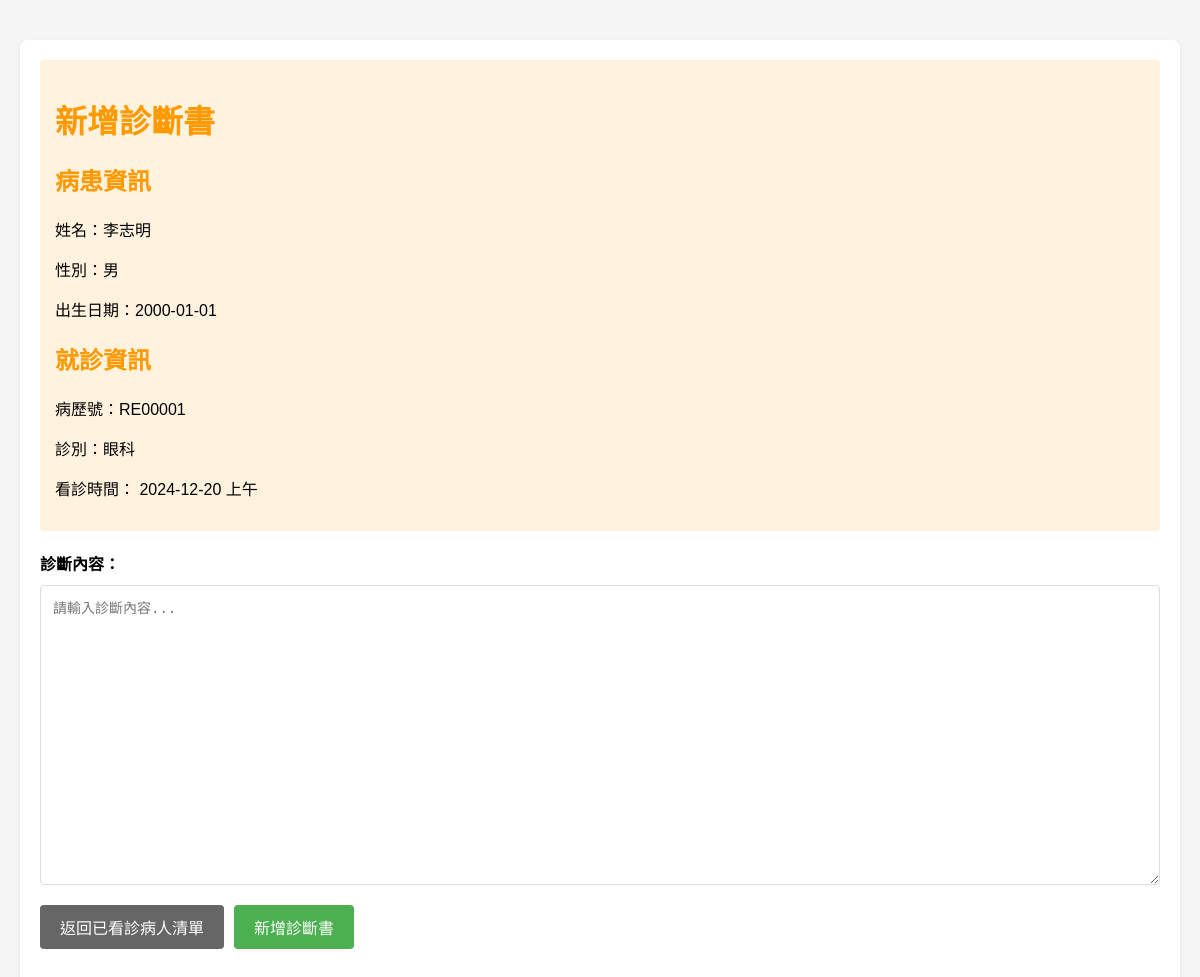
Screenshot of /php/doctor/add_certificate.php?record_id=RE00001 (signed in) with the database file from the repository.
### tables this page shows
CREATE TABLE `medical_record` (
  `record_id` char(7) NOT NULL,
  `patient_id` char(7) NOT NULL,
  `clinic_id` char(7) NOT NULL
);

CREATE TABLE `person` (
  `person_id` char(7) NOT NULL,
  `last_name` varchar(20) NOT NULL,
  `first_name` varchar(20) NOT NULL,
  `id_card` char(10) NOT NULL,
  `password` varchar(255) NOT NULL,
  `phone` varchar(20) NOT NULL,
  `address` varchar(100) DEFAULT NULL,
  `gender` enum('M','F') NOT NULL,
  `birthday` date NOT NULL
);

CREATE TABLE `department` (
  `department_id` char(7) NOT NULL,
  `department_name` varchar(50) NOT NULL
);

CREATE TABLE `clinic` (
  `clinic_id` char(7) NOT NULL,
  `clinic_date` date NOT NULL,
  `period` enum('morning','afternoon','evening') NOT NULL,
  `department_id` char(7) NOT NULL,
  `location` varchar(100) DEFAULT NULL,
  `doctor_id` char(7) NOT NULL
);

### php/doctor/add_certificate.php (the view, shortened to what this page needs)
<?php
require_once '../common/db_conn.php';
$record_id = $_GET['record_id'];
try {
    $stmt = $db->prepare("
        SELECT mr.record_id, mr.clinic_id, c.clinic_date, c.period,
               p.last_name, p.first_name, p.gender, p.birthday,
               d.department_name
        FROM medical_record mr
        JOIN clinic c ON mr.clinic_id = c.clinic_id
        JOIN patient pt ON mr.patient_id = pt.person_id
        JOIN person p ON pt.person_id = p.person_id
        JOIN department d ON c.department_id = d.department_id
        WHERE mr.record_id = ? AND c.doctor_id = ?
    ");
    $stmt->execute([$record_id, $_SESSION['user_id']]);
    $record = $stmt->fetch();
} catch (Exception $e) {
    $error_message = $e->getMessage();
}
function getPeriodText($period) {
    switch ($period) {
        case 'morning': return '上午';
    }
}
?>
<!DOCTYPE html>
<html lang="zh-Hant">
<head>
    <link rel="stylesheet" href="./asset/add_certificate.css">
</head>
<body>
    <div class="container">
        <?php if (isset($record)): ?>
            <div class="record-info">
                <h1>新增診斷書</h1>
                <h2>病患資訊</h2>
                <p>姓名：<?php echo htmlspecialchars($record['last_name'] . $record['first_name']); ?></p>
                <p>性別：<?php echo $record['gender'] === NULL ? '-' : ($record['gender'] === 'M' ? '男' : '女'); ?></p>
                <p>出生日期：<?php echo htmlspecialchars($record['birthday']); ?></p>
                <h2>就診資訊</h2>
                <p>病歷號：<?php echo htmlspecialchars($record['record_id']); ?></p>
                <p>診別：<?php echo htmlspecialchars($record['department_name']); ?></p>
                <p>
                    看診時間：
                    <?php
                    echo htmlspecialchars($record['clinic_date']) . ' ' .
                         htmlspecialchars(getPeriodText($record['period']));
                    ?>
                </p>
            </div>
            <form method="post">
                <div class="form-group">
                    <label for="prescription">診斷內容：</label>
                    <textarea id="prescription" name="prescription" required
                              placeholder="請輸入診斷內容..."></textarea>
                </div>
                <div class="button-group">
                    <a href="patient_list.php?clinic_id=<?php echo $record['clinic_id']; ?>"
                       class="button back-btn">返回已看診病人清單</a>
                    <button type="submit" class="button submit-btn">新增診斷書</button>
                </div>
            </form>
        <?php endif; ?>
    </div>
</body>
</html>

### php/doctor/asset/add_certificate.css (style rules this page uses)
body { font-family: Arial, sans-serif; max-width: 1200px; margin: 20px auto; padding: 20px; background-color: #f5f5f5; }
.container { background: white; padding: 20px; border-radius: 8px; box-shadow: 0 2px 4px rgba(0, 0, 0, 0.1); }
h1, h2 { color: #ff9900; margin-bottom: 20px; }
.record-info { background-color: #fff3e0; padding: 15px; border-radius: 4px; margin-bottom: 20px; }
.form-group { margin-bottom: 20px; }
label { display: block; margin-bottom: 10px; font-weight: bold; }
textarea { width: 100%; height: 300px; padding: 12px; border: 1px solid #ddd; border-radius: 4px; resize: vertical; font-family: 'Consolas', monospace; font-size: 14px; line-height: 1.6; }
.button-group { display: flex; gap: 10px; margin-top: 20px; }
.button { padding: 10px 20px; border: none; border-radius: 4px; cursor: pointer; text-decoration: none; font-size: 16px; color: white; }
.submit-btn { background-color: #4CAF50; }
.back-btn { background-color: #666; }

### rows the page displays
medical_record: person.last_name+first_name "李志明", person.birthday "2000-01-01", record_id "RE00001", department.department_name "眼科", clinic.clinic_date "2024-12-20", clinic.period "上午"
